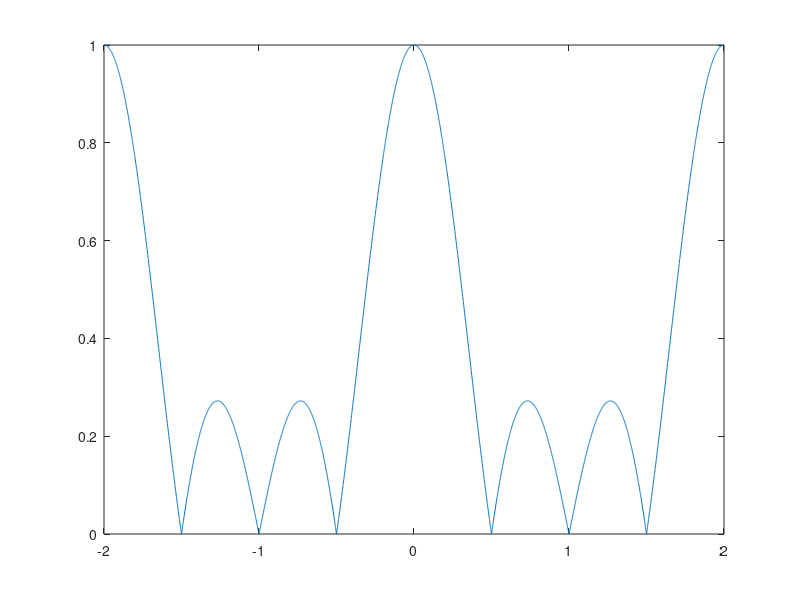
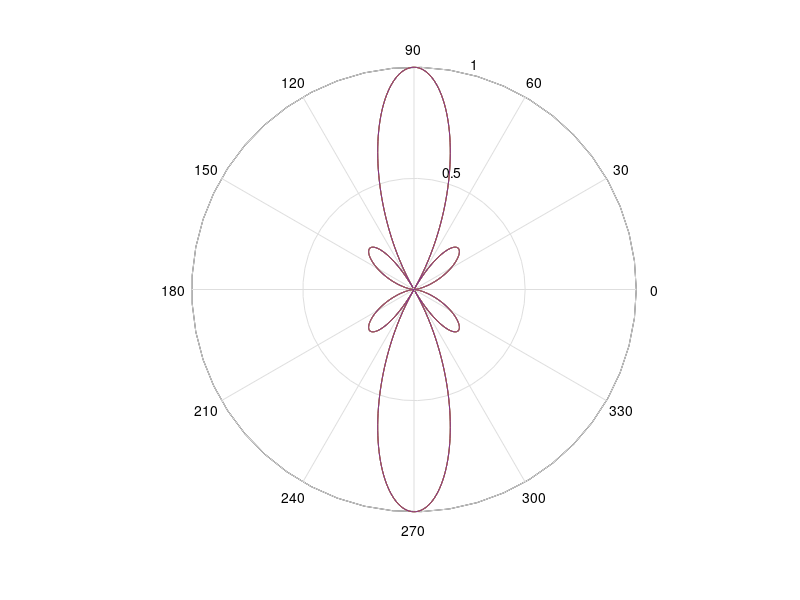

Recreate these plots in MATLAB, in order.
% Wireless Communication Systems_Final Project
% Due date: 20190119
% 107064522

clear all
close all
%% Input parameters
N = 4;  % The number of antennas
delta = 0.5;    % The normalized antenna separation

% for comparison
% % % N = 16;
% % % delta = 1/2;
%% Output results
%% The angular-domain radiation/reception basis
L = delta*N; % normalized length of the antenna array
U = zeros(N, N);
k = 1:N;
for i = 1:N
    Omega = (k-1)/L;
    U(:,i) = exp(-j*2*pi*(i-1)*delta*Omega)/sqrt(N);    % (p.206)
    %fprintf('%f, %f\n',i-1,Omega);
end
U;

%% The correlation between different basis vectors
COR = zeros(N, N);
for i = 1:N
    for k = 1:N
        COR(i,k) = U(:,i)'*U(:,k);  % correlation of vectors
    end
end
COR = abs(COR);
COR;

% comparison
% % % N = 16;
% % % delta = 1/8;

Omega = -2:0.001:2; 
corr = abs((1/N)*exp(j*pi*Omega*delta*(N-1)).*sin(pi*N*delta*Omega)./sin(pi*delta*Omega)); %(7.59)
plot(Omega,corr);
%% The gain pattern of the ULA
phi_0 = pi/2; % the angle of incidence of the LoS onto the Rx antenna array
omega = cos(phi_0);   % directional cosine
phi = 0:0.01:2*pi;

% comparison
% % % phi_0 = 0;
% % % N = 16;
% % % delta = 1/2;
gain = zeros(N,length(phi));
for i = 1:N
    Omega = cos(phi)-cos(phi_0);    % (7.42)
    %Omega = cos(phi)-i/L;    % (7.42)
    gain(i,:) = abs((1/N)*exp(j*pi*Omega*delta*(N-1)).*sin(pi*N*delta*Omega)./sin(pi*delta*Omega)); %(7.59)
    %figure
    %polar(phi, gain(i,:));
end

figure;
polar(phi, gain(1,:))
hold on
for i = 2:N
    polar(phi, gain(i,:))
end
hold off

%% The gain of the desired signal for using different radiation/reception beams
x = 1;  % attenuation of the path
d = 10^6;   % distance between Tx and first Rx antennas
lambda = (3*10^8)/(10^9);   % speed of light/carrier frequency

d_i = zeros(1,N);
for i = 1:N
    d_i(i) = d+(i-1)*delta*lambda*omega;	% distance between antennas (7.19)
end
h = x*exp(-j*2*pi*d_i/lambda); % The channel gain of desired signal (7.17)
g = zeros(1,N);
for i = 1:N
    g(i) = sum(U(:,i).*h');
end
g = abs(g);
g;

%% The signal-to-interference power ratio (SIR) for using different beams
% for interference condition, we update d and h
phi_interference = pi/2;
d_interference = zeros(1,N);    % distance between antennas (interference version)
for i = 1:N
    d_interference(i) = d+(i-1)*delta*lambda*cos(phi_interference);	% distance between antennas (7.19)
end

h_interference = x*exp(-j*2*pi*d_interference/lambda);
g_interference = zeros(1,N);
for i = 1:N
    g_interference(i) = sum(U(:,i).*h_interference');
end
g_interference = abs(g_interference);

% computing SIR (signal power/interference power)
P_signal = g.^2;
P_interference = g_interference.^2;
SIR = P_signal./P_interference;
SIR_dB = 10*log10(SIR);

%% The SIR of multiple input signals (multiple reception directions) with diversity combining (considering fading for the signals and interference)
% generating QPSK signals
no_samples = 10^5;   % Number of bits to be transmitted
E = 4;
s = round(rand(size(zeros(1,no_samples))));
symbol = zeros(1,no_samples/2);
for i = 1:no_samples/2
    if(~s(2*i))
        x = sqrt(E/2);
    else
        x = -sqrt(E/2);
    end
    if(~s(2*i-1))
        y = sqrt(E/2);
    else
        y = -sqrt(E/2);
    end
    symbol(i) = x+j*y;
end
symbol = repmat(symbol, N, 1);

% through Rayleigh fading channel
I_data = normrnd(0,1^0.5,size(symbol));   % Inphase bipolar seq.
Q_data = normrnd(0,1^0.5,size(symbol));   % Quadrature bipolar seq.
channel = I_data+j*Q_data;   % QPSK signal
channel_i = channel;

% SC
branch = zeros(size(symbol));
for i = 1:length(h)
    branch(i,:) = symbol(i,:).*conj(channel(i,:)*h(i));   % phase elimination
end
tmp1 = zeros(size(symbol));
tmp2 = tmp1;
for i = 1:length(h)                      
    tmp1(i,:) = h(i)*channel(i,:).* branch(i,:);
    tmp2(i,:) = h_interference(i)*channel(i,:).* branch(i,:);
end
SC = max(sum(tmp1,1));
SC_interference = max(sum(tmp2,1));

SC_SIR = sum(abs(SC(1,:)).^2)/sum(abs(SC_interference(1,:)).^2); %signal power/interference power
SC_SIR_dB = 10*log10(SC_SIR);	%signal power/interference power (dB scale)


% MRC
branch = zeros(size(symbol));
for i = 1:length(h)
    branch(i,:) = symbol(i,:).*conj(channel(i,:)*h(i));   % phase elimination
end
tmp1 = zeros(size(symbol));
tmp2 = tmp1;
for i = 1:length(h)                      
    tmp1(i,:) = h(i)*channel(i,:).* branch(i,:);
    tmp2(i,:) = h_interference(i)*channel(i,:).* branch(i,:);
end
MRC = sum(tmp1,1);
MRC_interference = sum(tmp2,1);

MRC_SIR = sum(abs(MRC(1,:)).^2)/sum(abs(MRC_interference(1,:)).^2); %signal power/interference power
MRC_SIR_dB = 10*log10(MRC_SIR);	%signal power/interference power (dB scale)

% EGC
branch = zeros(size(symbol));
for i = 1:length(h)
    branch(i,:) = symbol(i,:).*conj(channel(i,:)*h(i))./abs(channel(i,:)*h(i));   % phase elimination   
end

tmp1 = zeros(size(symbol));
tmp2 = tmp1;
for i = 1:length(h)                      
    tmp1(i,:) = h(i)*channel(i,:).* branch(i,:);
    tmp2(i,:) = h_interference(i)*channel(i,:).* branch(1,:); 
end
EGC = sum(tmp1,1);
EGC_interference = sum(tmp2,1);

EGC_SIR = sum(abs(EGC(1,:)).^2)/sum(abs(EGC_interference(1,:)).^2); %signal power/interference power
EGC_SIR_dB = 10*log10(EGC_SIR);	%signal power/interference power (dB scale)